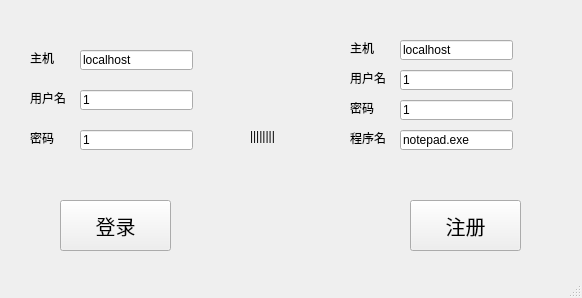
<?xml version="1.0" encoding="UTF-8"?>
<ui version="4.0">
 <class>Loginview</class>
 <widget class="QMainWindow" name="Loginview">
  <property name="geometry">
   <rect>
    <x>0</x>
    <y>0</y>
    <width>582</width>
    <height>298</height>
   </rect>
  </property>
  <property name="windowTitle">
   <string>Loginview</string>
  </property>
  <widget class="QWidget" name="centralwidget">
   <widget class="QPushButton" name="loginButton">
    <property name="geometry">
     <rect>
      <x>60</x>
      <y>200</y>
      <width>111</width>
      <height>51</height>
     </rect>
    </property>
    <property name="font">
     <font>
      <family>8514oem</family>
      <pointsize>15</pointsize>
     </font>
    </property>
    <property name="text">
     <string>登录</string>
    </property>
   </widget>
   <widget class="QPushButton" name="regButton">
    <property name="geometry">
     <rect>
      <x>410</x>
      <y>200</y>
      <width>111</width>
      <height>51</height>
     </rect>
    </property>
    <property name="font">
     <font>
      <family>8514oem</family>
      <pointsize>15</pointsize>
     </font>
    </property>
    <property name="text">
     <string>注册</string>
    </property>
   </widget>
   <widget class="QLabel" name="line">
    <property name="geometry">
     <rect>
      <x>250</x>
      <y>20</y>
      <width>54</width>
      <height>231</height>
     </rect>
    </property>
    <property name="text">
     <string>||||||||</string>
    </property>
   </widget>
   <widget class="QLabel" name="username_login">
    <property name="geometry">
     <rect>
      <x>30</x>
      <y>90</y>
      <width>41</width>
      <height>16</height>
     </rect>
    </property>
    <property name="text">
     <string>用户名</string>
    </property>
   </widget>
   <widget class="QLineEdit" name="iUsername_login">
    <property name="geometry">
     <rect>
      <x>80</x>
      <y>90</y>
      <width>113</width>
      <height>20</height>
     </rect>
    </property>
    <property name="text">
     <string>1</string>
    </property>
   </widget>
   <widget class="QLineEdit" name="iPassword_login">
    <property name="geometry">
     <rect>
      <x>80</x>
      <y>130</y>
      <width>113</width>
      <height>20</height>
     </rect>
    </property>
    <property name="text">
     <string>1</string>
    </property>
   </widget>
   <widget class="QLabel" name="password_login">
    <property name="geometry">
     <rect>
      <x>30</x>
      <y>130</y>
      <width>41</width>
      <height>16</height>
     </rect>
    </property>
    <property name="text">
     <string>密码</string>
    </property>
   </widget>
   <widget class="QLineEdit" name="iUsername_reg">
    <property name="geometry">
     <rect>
      <x>400</x>
      <y>70</y>
      <width>113</width>
      <height>20</height>
     </rect>
    </property>
    <property name="text">
     <string>1</string>
    </property>
   </widget>
   <widget class="QLabel" name="username_reg">
    <property name="geometry">
     <rect>
      <x>350</x>
      <y>70</y>
      <width>41</width>
      <height>16</height>
     </rect>
    </property>
    <property name="text">
     <string>用户名</string>
    </property>
   </widget>
   <widget class="QLineEdit" name="iPassword_reg">
    <property name="geometry">
     <rect>
      <x>400</x>
      <y>100</y>
      <width>113</width>
      <height>20</height>
     </rect>
    </property>
    <property name="text">
     <string>1</string>
    </property>
   </widget>
   <widget class="QLabel" name="password_reg">
    <property name="geometry">
     <rect>
      <x>350</x>
      <y>100</y>
      <width>41</width>
      <height>16</height>
     </rect>
    </property>
    <property name="text">
     <string>密码</string>
    </property>
   </widget>
   <widget class="QLineEdit" name="iProgram_reg">
    <property name="geometry">
     <rect>
      <x>400</x>
      <y>130</y>
      <width>113</width>
      <height>20</height>
     </rect>
    </property>
    <property name="text">
     <string>notepad.exe</string>
    </property>
   </widget>
   <widget class="QLabel" name="program_reg">
    <property name="geometry">
     <rect>
      <x>350</x>
      <y>130</y>
      <width>41</width>
      <height>16</height>
     </rect>
    </property>
    <property name="text">
     <string>程序名</string>
    </property>
   </widget>
   <widget class="QLabel" name="hostname_reg">
    <property name="geometry">
     <rect>
      <x>350</x>
      <y>40</y>
      <width>41</width>
      <height>16</height>
     </rect>
    </property>
    <property name="text">
     <string>主机</string>
    </property>
   </widget>
   <widget class="QLineEdit" name="iHostname_reg">
    <property name="geometry">
     <rect>
      <x>400</x>
      <y>40</y>
      <width>113</width>
      <height>20</height>
     </rect>
    </property>
    <property name="text">
     <string>localhost</string>
    </property>
   </widget>
   <widget class="QLineEdit" name="iHostname_login">
    <property name="geometry">
     <rect>
      <x>80</x>
      <y>50</y>
      <width>113</width>
      <height>20</height>
     </rect>
    </property>
    <property name="text">
     <string>localhost</string>
    </property>
   </widget>
   <widget class="QLabel" name="hostname_login">
    <property name="geometry">
     <rect>
      <x>30</x>
      <y>50</y>
      <width>41</width>
      <height>16</height>
     </rect>
    </property>
    <property name="text">
     <string>主机</string>
    </property>
   </widget>
  </widget>
  <widget class="QMenuBar" name="menubar">
   <property name="geometry">
    <rect>
     <x>0</x>
     <y>0</y>
     <width>582</width>
     <height>23</height>
    </rect>
   </property>
  </widget>
  <widget class="QStatusBar" name="statusbar"/>
 </widget>
 <resources/>
 <connections/>
</ui>
